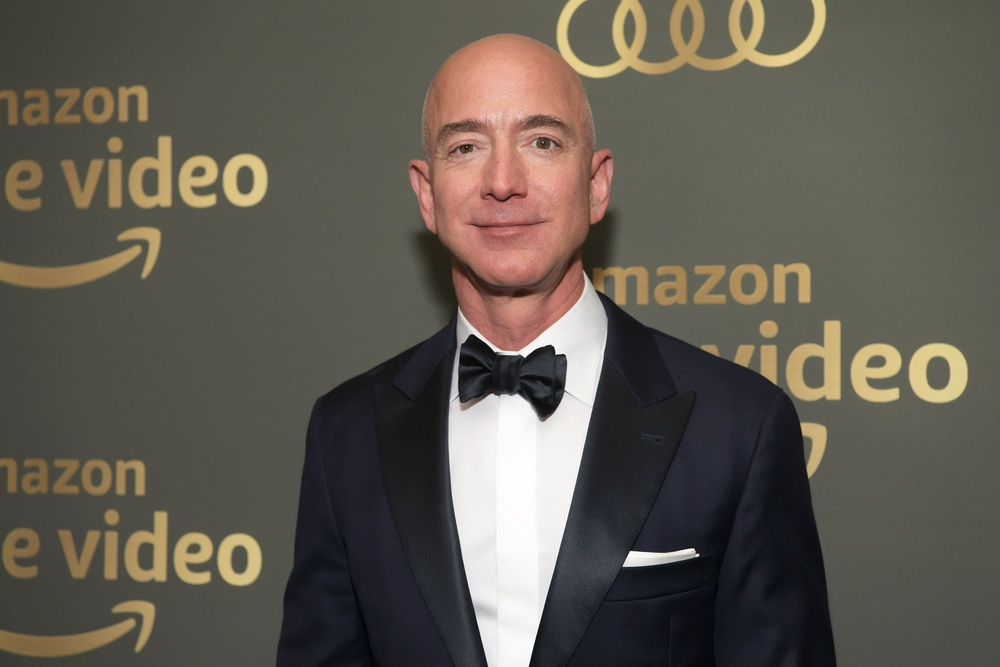
#> input picture image_moment/images/jeff.jpeg, 1000 x 667 px, shrunk from 4176 x 2784 before the run
$ python findContours.py
#> lines starting #> are read from the running program, lines starting #| are printed output that depends on the picture; after the words box and inside, x2 and y2 are one past the last pixel; in counts of white or black regions, pixels touching at a corner belong together
import cv2
import numpy as np


img = cv2.imread('images/jeff.jpeg') #Reading Source Image
#> img is the input picture: shape (667, 1000, 3); mean B, G, R 80.5, 90.2, 95.8

image = cv2.cvtColor(img, cv2.COLOR_BGR2GRAY) #Converting to Graysacale For Efficiency in Computation
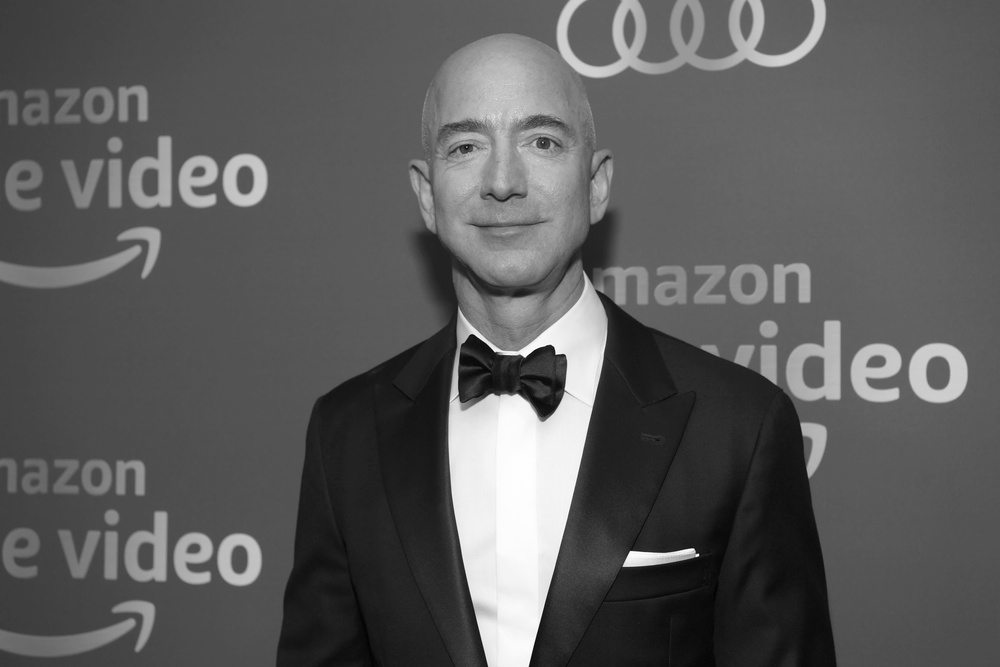
#> image: shape (667, 1000); min 1, max 255, mean 90.9

contours, hierachy = cv2.findContours(image, cv2.RETR_TREE, cv2.CHAIN_APPROX_SIMPLE) #Finding Contours
#> contours = [[[0, 0], [0, 666], [999, 666], [999, 0]]]

print("no of shapes: {0}".format(len(contours))) #Finding No. Of Contours Detected i.e, No. of Shapes
#| no of shapes: 1

#Drawing Rectangle Contours ========================================
for cnt in contours:
	rect = cv2.minAreaRect(cnt)
	box = cv2.boxPoints(rect)
	box = np.int0(box)
	img = cv2.drawContours(img, [box], 0, (0,0,255)) #BGR_Color_Sequence
#> this loop made 1 pass
#> (cnt, rect, box) on pass 1: ([[0, 0], [0, 666], [999, 666], [999, 0]], ((499.5, 333), (666, 999), -90), [[999, 666], [0, 666], [0, 0], [999, 0]])
#> pass 1, `img = cv2.drawContours(img, [box], 0, (0,0,255))`:
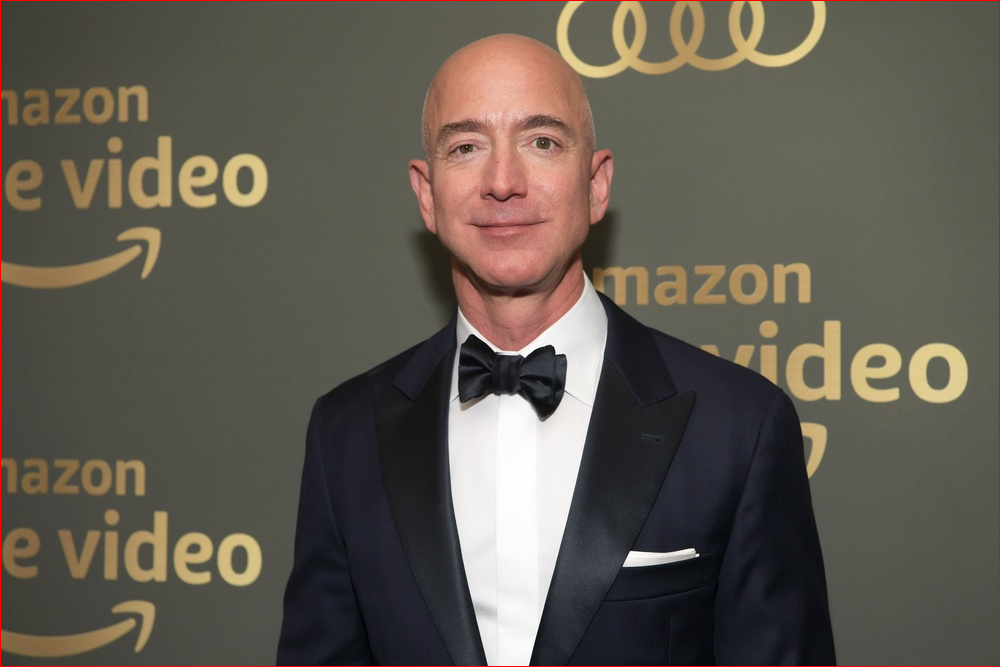
#> img: shape (667, 1000, 3); 0.5% of pixels changed, all inside (x1, y1, x2, y2) = (0, 0, 1000, 667)
#===================================================================

#finding center of the recognized shapes ===========================
for cnt in contours:
	M = cv2.moments(cnt)
	cx = int(M['m10']/M['m00'])
	cy = int(M['m01']/M['m00'])
	center = (cx, cy)
	print("Center coordinate: "+str(center))
	radius = 5
	cv2.circle(img, (cx,cy), radius, (0, 255, 255), -1)
#===================================================================

#Drawing polygin Contours ==========================================
	epsilon = 0.01*cv2.arcLength(cnt, True)
	approx = cv2.approxPolyDP(cnt, epsilon, True)
	img = cv2.drawContours(img, [approx], 0, (0, 255, 0), 2)
#> this loop made 1 pass
#> (cx, cy, radius, epsilon, approx) on pass 1: (499, 333, 5, 33.3, [[0, 0], [0, 666], [999, 666], [999, 0]])
#| Center coordinate: (499, 333)
#> pass 1, `img = cv2.drawContours(img, [approx], 0, (0, 255, 0), 2)`:
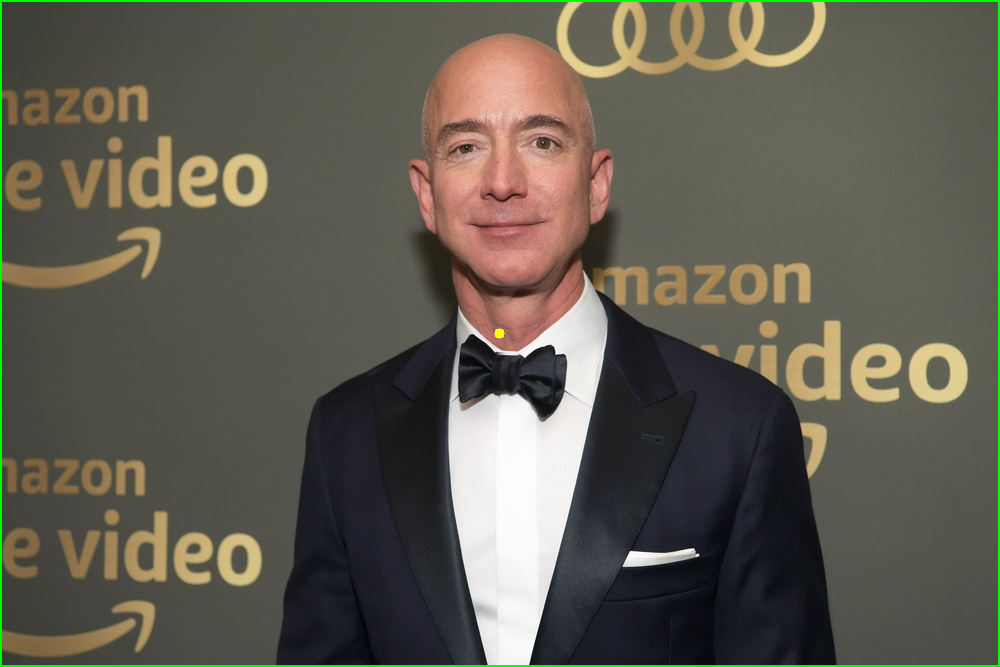
#> img: shape (667, 1000, 3); 1.01% of pixels changed, all inside (x1, y1, x2, y2) = (0, 0, 1000, 667)
#===================================================================

cv2.imshow('ImageWindow', img) #Showing the Final Image
# cv2.imwrite('output.png', img) #saving the Final Image
cv2.waitKey(0)

$ run again, with image_moment/images/items.jpg copied over image_moment/images/jeff.jpeg
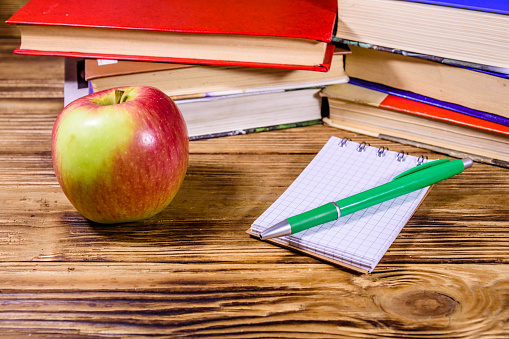
#> input picture image_moment/images/items.jpg, 509 x 339 px
#> img is the input picture: shape (339, 509, 3); mean B, G, R 99.7, 127.5, 178.8
#> contours = 48 contours, 47 with area under 20; largest, box (x1, y1, x2, y2) and area: (0, 0, 509, 339) 171704
#| no of shapes: 48
#> the loop `for cnt in contours:` made 48 passes
#> (cnt, rect, box) on passes 1 to 3: ([[0, 0], [0, 338], [508, 338], [508, 0]], ((254, 169), (338, 508), -90), [[508, 338], [0, 338], [0, 0], [508, 0]]), ([[395, 275], [396, 274], [397, 275], [396, 276]], ((396, 275), (1.41, 1.41), -45), [[396, 276], [395, 275], [396, 274], [397, 275]]), ([[375, 272], [376, 271], [377, 272], [376, 273]], ((376, 272), (1.41, 1.41), -45), [[376, 273], [375, 272], [376, 271], [377, 272]])
#> after the loop `for cnt in contours:`:
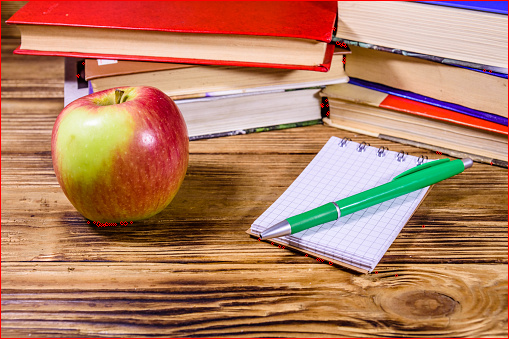
#> img: shape (339, 509, 3); mean B, G, R 98.9, 126.5, 180
#> the loop `for cnt in contours:` made 48 passes
#> (cx, cy, epsilon, approx) on passes 1, 2, 3, 5, 6, 7: (254, 169, 16.92, [[0, 0], [0, 338], [508, 338], [508, 0]]), (396, 275, 0.0566, [[395, 275], [396, 274], [397, 275], [396, 276]]), (376, 272, 0.0566, [[375, 272], [376, 271], [377, 272], [376, 273]]), (322, 260, 0.0566, [[321, 260], [322, 259], [323, 260], [322, 261]]), (319, 259, 0.0566, [[318, 259], [319, 258], [320, 259], [319, 260]]), (317, 259, 0.0566, [[316, 259], [317, 258], [318, 259], [317, 260]])
#> (printed output is left out)
#> after the loop `for cnt in contours:`:
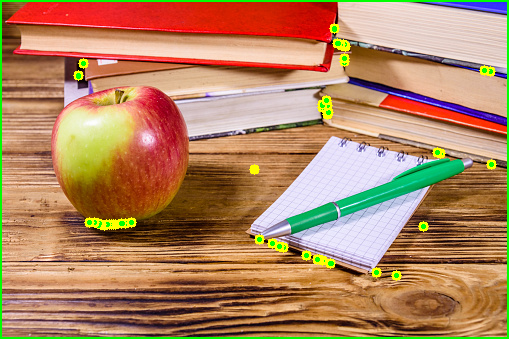
#> img: shape (339, 509, 3); mean B, G, R 97.4, 133.3, 177
